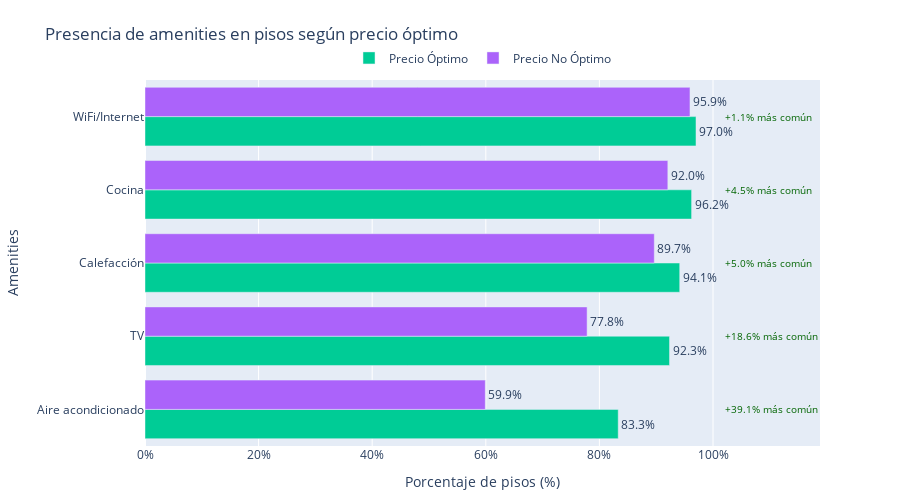
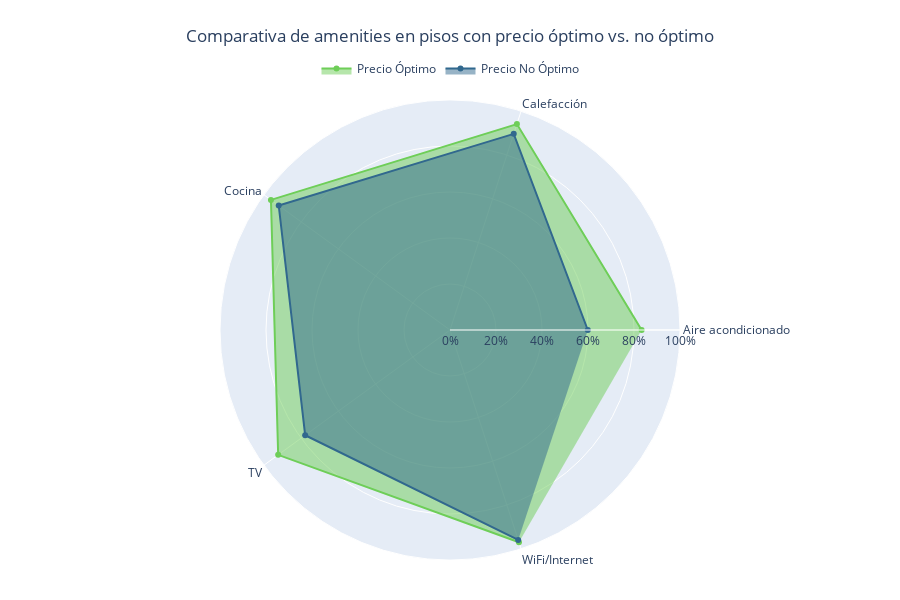

Notebook code for these charts, in order:
### Markdown cell above
## ¿Qué comodidades tienen los pisos con precio óptimo?

### Code cell
# Calcular el porcentaje de pisos según los amenities
amenities = ["amenities_wifi_internet", "amenities_tv", "amenities_air_conditioning", "amenities_heating", "amenities_kitchen"]
df_property_lux = df[["precio_optimo"] + amenities].groupby("precio_optimo", as_index=False).mean()

# Transformar los datos para la visualización
df_property_lux = (
    df_property_lux
    .set_index("precio_optimo")
    .transpose()
    .reset_index()
    .melt(id_vars="index")
    .rename(columns={"index": "amenities", "value": "porcentaje"})
)

# Mejorar los nombres de los amenities para la visualización
nombre_amenities = {
    "amenities_wifi_internet": "WiFi/Internet",
    "amenities_tv": "TV",
    "amenities_air_conditioning": "Aire acondicionado",
    "amenities_heating": "Calefacción",
    "amenities_kitchen": "Cocina"
}

# Aplicar los nombres mejorados
df_property_lux["amenities_nombre"] = df_property_lux["amenities"].map(nombre_amenities)

# Calcular la diferencia porcentual entre precio óptimo y no óptimo
pivot_df = df_property_lux.pivot(index='amenities', columns='precio_optimo', values='porcentaje').reset_index()
pivot_df['diferencia'] = pivot_df[True] - pivot_df[False]
pivot_df['diferencia_porcentual'] = ((pivot_df[True] / pivot_df[False]) - 1) * 100

# Unir la diferencia al dataframe original
df_final = pd.merge(
    df_property_lux,
    pivot_df[['amenities', 'diferencia', 'diferencia_porcentual']],
    on='amenities'
)

# Ordenar por la diferencia para mostrar primero los más asociados con precio óptimo
top_amenities = pivot_df.sort_values('diferencia', ascending=False)['amenities'].tolist()
df_final['amenities_orden'] = pd.Categorical(df_final['amenities'], categories=top_amenities, ordered=True)

# Crear un gráfico de barras ordenado con etiquetas mejoradas y paleta Viridis
fig = px.bar(
    df_final.sort_values('amenities_orden'), 
    y='amenities_nombre', 
    x='porcentaje', 
    color='precio_optimo',
    barmode='group',
    title='Presencia de amenities en pisos según precio óptimo',
    labels={
        'porcentaje': 'Porcentaje de pisos (%)',
        'amenities_nombre': 'Amenities',
        'precio_optimo': 'Precio'
    },
    category_orders={'precio_optimo': [True, False]},
    text_auto='.1%',
    color_discrete_map={'Precio Óptimo': '#440154', 'Precio No Óptimo': '#FDE725'},
)

# Personalizar la leyenda
fig.update_layout(
    legend=dict(
        title_text='',
        orientation='h',
        yanchor='top',
        y=1.1,
        xanchor='center',
        x=0.5
    ),
    legend_title_text='',
    xaxis=dict(tickformat='.0%'),
    margin=dict(t=80, b=40),
    height=500
)

# Actualizar nombres en la leyenda
fig.data[0].name = 'Precio Óptimo'
fig.data[1].name = 'Precio No Óptimo'

# Actualizar la posición del texto
fig.update_traces(textposition='outside')

# Añadir anotaciones para mostrar la diferencia porcentual
for i, amenity in enumerate(top_amenities):
    subset = df_final[df_final['amenities'] == amenity]
    diff_pct = subset['diferencia_porcentual'].values[0]
    
    # Solo añadir anotación si hay una diferencia significativa
    if abs(diff_pct) > 1:
        y_pos = nombre_amenities[amenity]
        
        # Determinar si es más común en precio óptimo o no óptimo
        if diff_pct > 0:
            texto = f"+{diff_pct:.1f}% más común"
            color = "darkgreen"
        else:
            texto = f"{diff_pct:.1f}% menos común"
            color = "darkred"
        
        fig.add_annotation(
            x=1,
            y=y_pos,
            xanchor='left',
            yanchor='middle',
            text=texto,
            showarrow=False,
            font=dict(size=10, color=color),
            align='left',
            xshift=10
        )

fig.show()

# Crear un gráfico de radar para comparar la presencia de amenities
radar_df = df_property_lux.pivot(index='precio_optimo', columns='amenities_nombre', values='porcentaje').reset_index()

# Colores de la paleta Viridis
viridis_colors = px.colors.sequential.Viridis
viridis_light = viridis_colors[3]  # Color más claro
viridis_dark = viridis_colors[7]   # Color más oscuro

fig_radar = go.Figure()

# Añadir una traza para cada grupo
for i, precio in enumerate([True, False]):
    subset = radar_df[radar_df['precio_optimo'] == precio]
    if not subset.empty:
        valores = subset.iloc[0, 1:].values.tolist()
        categorias = subset.columns[1:].tolist()
        
        nombre = 'Precio Óptimo' if precio else 'Precio No Óptimo'
        color = viridis_dark if precio else viridis_light
        
        fig_radar.add_trace(go.Scatterpolar(
            r=valores,
            theta=categorias,
            fill='toself',
            name=nombre,
            line_color=color
        ))

# Personalizar el diseño y corregir la posición del título para evitar superposición
fig_radar.update_layout(
    polar=dict(
        radialaxis=dict(
            visible=True,
            range=[0, 1],
            tickformat='.0%'
        )
    ),
    title={
        'text': 'Comparativa de amenities en pisos con precio óptimo vs. no óptimo',
        'y': 0.95,  # Ajustar posición vertical del título
        'x': 0.5
    },
    showlegend=True,
    legend=dict(orientation='h', yanchor='top', y=1.1, xanchor='center', x=0.5),
    margin=dict(t=100, b=40),  # Aumentar el margen superior
    height=600,  # Aumentar la altura del gráfico
)

fig_radar.show()

# fig.write_image("../docs/comparativa_amenities.png", scale=2)
# fig_radar.write_image("../docs/comparativa_amenities_radar.png", scale=2)
display(Image(filename="../docs/comparativa_amenities.png"))
display(Image(filename="../docs/comparativa_amenities_radar.png"))

### Figure 1 — Plotly figure (JSON) as saved in the notebook; plotly's stock layout.template omitted (floating-point values rounded to 4 significant figures)
{"data": [{"alignmentgroup": "True", "hovertemplate": "Precio=True<br>Porcentaje de pisos (%)=%{x}<br>Amenities=%{y}<extra></extra>", "legendgroup": "True", "marker": {"color": "#00cc96", "pattern": {"shape": ""}}, "name": "Precio Óptimo", "offsetgroup": "True", "orientation": "h", "showlegend": true, "textposition": "outside", "texttemplate": "%{x:.1%}", "type": "bar", "x": [0.8331, 0.9234, 0.9414, 0.9623, 0.9701], "xaxis": "x", "y": ["Aire acondicionado", "TV", "Calefacción", "Cocina", "WiFi/Internet"], "yaxis": "y"}, {"alignmentgroup": "True", "hovertemplate": "Precio=False<br>Porcentaje de pisos (%)=%{x}<br>Amenities=%{y}<extra></extra>", "legendgroup": "False", "marker": {"color": "#ab63fa", "pattern": {"shape": ""}}, "name": "Precio No Óptimo", "offsetgroup": "False", "orientation": "h", "showlegend": true, "textposition": "outside", "texttemplate": "%{x:.1%}", "type": "bar", "x": [0.5991, 0.7784, 0.8966, 0.9205, 0.9595], "xaxis": "x", "y": ["Aire acondicionado", "TV", "Calefacción", "Cocina", "WiFi/Internet"], "yaxis": "y"}], "layout": {"annotations": [{"align": "left", "font": {"color": "darkgreen", "size": 10}, "showarrow": false, "text": "+39.1% más común", "x": 1, "xanchor": "left", "xshift": 10, "y": "Aire acondicionado", "yanchor": "middle"}, {"align": "left", "font": {"color": "darkgreen", "size": 10}, "showarrow": false, "text": "+18.6% más común", "x": 1, "xanchor": "left", "xshift": 10, "y": "TV", "yanchor": "middle"}, {"align": "left", "font": {"color": "darkgreen", "size": 10}, "showarrow": false, "text": "+5.0% más común", "x": 1, "xanchor": "left", "xshift": 10, "y": "Calefacción", "yanchor": "middle"}, {"align": "left", "font": {"color": "darkgreen", "size": 10}, "showarrow": false, "text": "+4.5% más común", "x": 1, "xanchor": "left", "xshift": 10, "y": "Cocina", "yanchor": "middle"}, {"align": "left", "font": {"color": "darkgreen", "size": 10}, "showarrow": false, "text": "+1.1% más común", "x": 1, "xanchor": "left", "xshift": 10, "y": "WiFi/Internet", "yanchor": "middle"}], "barmode": "group", "height": 500, "legend": {"orientation": "h", "title": {"text": ""}, "tracegroupgap": 0, "x": 0.5, "xanchor": "center", "y": 1.1, "yanchor": "top"}, "margin": {"b": 40, "t": 80}, "title": {"text": "Presencia de amenities en pisos según precio óptimo"}, "xaxis": {"anchor": "y", "domain": [0, 1], "tickformat": ".0%", "title": {"text": "Porcentaje de pisos (%)"}}, "yaxis": {"anchor": "x", "domain": [0, 1], "title": {"text": "Amenities"}}}}

### Figure 2 — Plotly figure (JSON) as saved in the notebook; plotly's stock layout.template omitted (floating-point values rounded to 4 significant figures)
{"data": [{"fill": "toself", "line": {"color": "#6ece58"}, "name": "Precio Óptimo", "r": [0.8331, 0.9414, 0.9623, 0.9234, 0.9701], "theta": ["Aire acondicionado", "Calefacción", "Cocina", "TV", "WiFi/Internet"], "type": "scatterpolar"}, {"fill": "toself", "line": {"color": "#31688e"}, "name": "Precio No Óptimo", "r": [0.5991, 0.8966, 0.9205, 0.7784, 0.9595], "theta": ["Aire acondicionado", "Calefacción", "Cocina", "TV", "WiFi/Internet"], "type": "scatterpolar"}], "layout": {"height": 600, "legend": {"orientation": "h", "x": 0.5, "xanchor": "center", "y": 1.1, "yanchor": "top"}, "margin": {"b": 40, "t": 100}, "polar": {"radialaxis": {"range": [0, 1], "tickformat": ".0%", "visible": true}}, "showlegend": true, "title": {"text": "Comparativa de amenities en pisos con precio óptimo vs. no óptimo", "x": 0.5, "y": 0.95}}}
